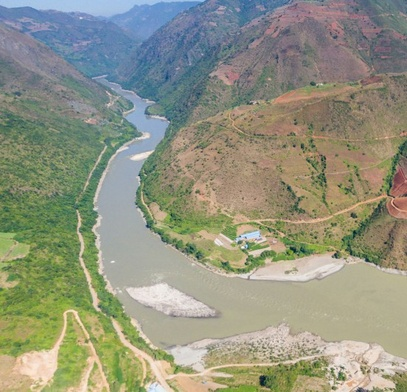
%> input picture data/29_l.jpg, 407 x 392 px, shrunk from 552 x 532 before the run
$ octave demo.m   (GNU Octave 9; MATLAB toolbox functions it lacks are replaced by stand-ins)
%> lines starting %> are read from the running program, lines starting %| are printed output that depends on the picture
%% LGSC_v1 , i.e. Local Graph Structure Consensus
% based the Consensus of Graphs constructed by Neighborhhod Topology
% using Multi-scale and iteration strategy
% by Yifan Xia, "Robust Feature Matching via Local Graph Structure Consensus"
clear;
close all;
initialization; % run it only at the first time
%> (this line was passed over: initialization is not available in this run)

%% Input image pair with putative matches
% load a pair of images
fn_l = '.\data\29_l.jpg';
fn_r = '.\data\29_r.jpg';
Il = imread(fn_l);
%> Il is the input picture: size 392x407x3 uint8; mean R, G, B 145.4, 147.9, 128.3
Ir = imread(fn_r);
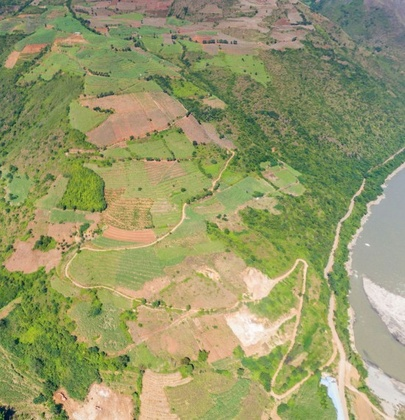
%> input picture data/29_r.jpg, 405 x 420 px, shrunk from 550 x 570 before the run
%> Ir is the input picture: size 420x405x3 uint8; mean R, G, B 150.6, 152.7, 106.3
[Iusl,Iusr] = uniform_size(Il,Ir);
% load ground truth, i.e., inliers
load '.\data\yun29.mat';
% [14 lines not run here, left out]
function [Iusl,Iusr] = uniform_size(Il,Ir)
if size(Il,3)==1
    Il = repmat(Il,[1,1,3]);
end
if size(Ir,3)==1
    Ir = repmat(Ir,[1,1,3]);
end
[wl,hl,~] = size(Il);
%> wl = 392; hl = 407
[wr,hr,~] = size(Ir);
%> wr = 420; hr = 405
maxw = max(wl,wr); maxh = max(hl,hr);
%> after `maxw = max(wl,wr)`: maxw = 420
%> after `maxh = max(hl,hr)`: maxh = 407
Il(wl+1:maxw,hl+1:maxh,:) = 0;
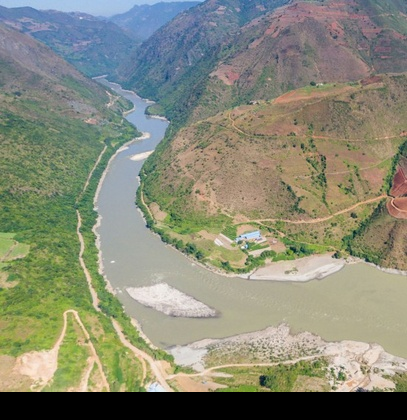
%> Il: size 420x407x3 uint8; mean R, G, B 135.7, 138, 119.8
Ir(wr+1:maxw,hr+1:maxh,:) = 0;
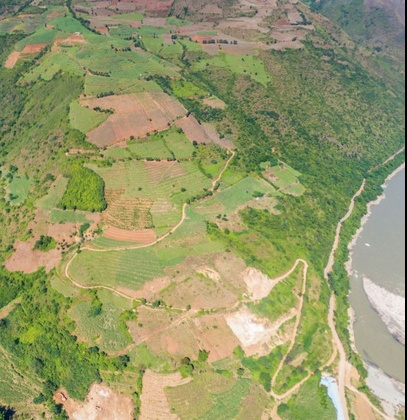
%> Ir: size 420x407x3 uint8; mean R, G, B 149.9, 152, 105.7
%> the run ends on the next line
Iusl = Il; Iusr = Ir;
end
